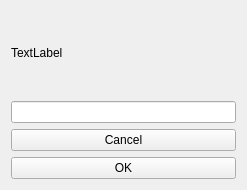
<?xml version="1.0" encoding="UTF-8"?>
<ui version="4.0">
 <class>InputDialogue</class>
 <widget class="QWidget" name="InputDialogue">
  <property name="geometry">
   <rect>
    <x>0</x>
    <y>0</y>
    <width>247</width>
    <height>190</height>
   </rect>
  </property>
  <property name="windowTitle">
   <string>Form</string>
  </property>
  <property name="windowIcon">
   <iconset resource="images.qrc">
    <normaloff>:/images/images/ALogo.png</normaloff>:/images/images/ALogo.png</iconset>
  </property>
  <layout class="QVBoxLayout" name="verticalLayout">
   <item>
    <widget class="QLabel" name="labelSetWhat">
     <property name="text">
      <string>TextLabel</string>
     </property>
    </widget>
   </item>
   <item>
    <widget class="QLineEdit" name="lineEdit"/>
   </item>
   <item>
    <widget class="QPushButton" name="cancelButton">
     <property name="text">
      <string>Cancel</string>
     </property>
    </widget>
   </item>
   <item>
    <widget class="QPushButton" name="okButton">
     <property name="text">
      <string>OK</string>
     </property>
    </widget>
   </item>
  </layout>
 </widget>
 <resources>
  <include location="images.qrc"/>
 </resources>
 <connections/>
</ui>
